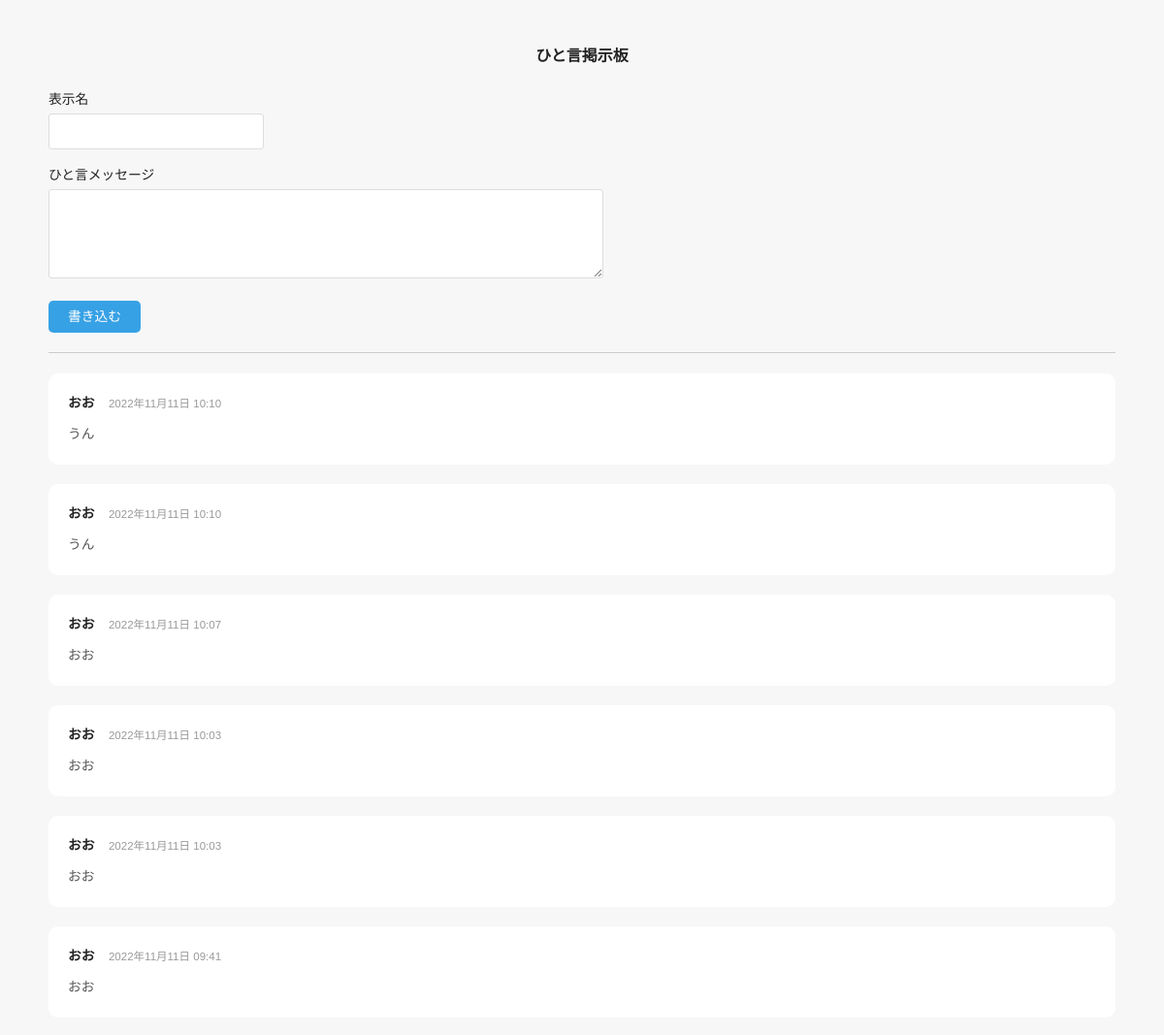
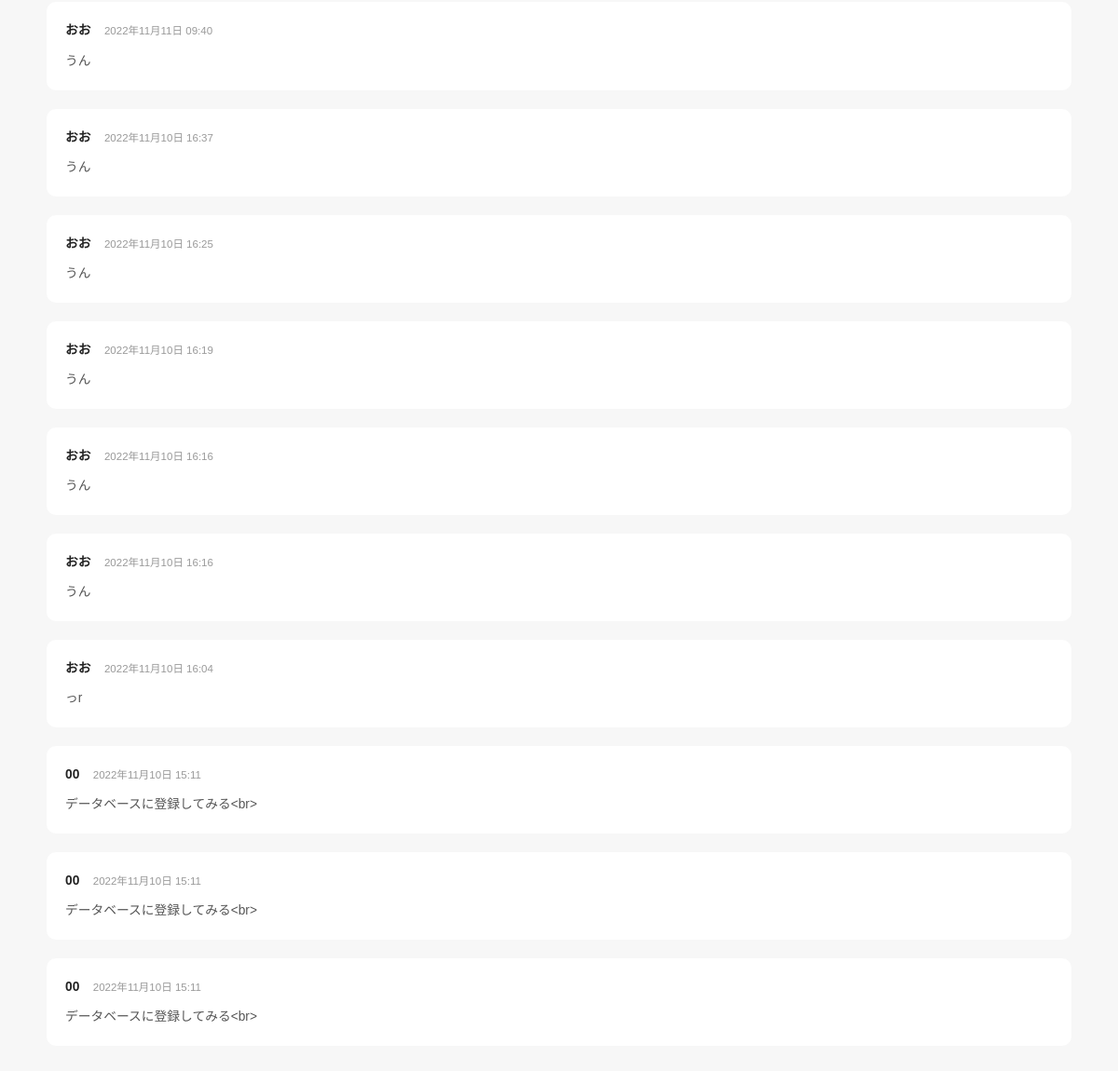
The page /form.php on the database its author committed (2 pictures, top to bottom).
### tables this page shows
CREATE TABLE `message` (
  `id` int(11) NOT NULL,
  `view_name` varchar(100) NOT NULL,
  `message` text NOT NULL,
  `post_date` datetime NOT NULL
);

### form.php (the view, shortened to what this page needs)
<?php
$message_array = array();
$error_message = array();
$pdo = null;
try {
    $option = array(
        PDO::ATTR_ERRMODE => PDO::ERRMODE_EXCEPTION,
        PDO::MYSQL_ATTR_MULTI_STATEMENTS => false
    );
    $pdo = new PDO('mysql:charset=UTF8;dbname='.DB_NAME.';host='.DB_HOST , DB_USER, DB_PASS, $option);
} catch(PDOException $e) {
    $error_message[] = $e->getMessage();
}
if( !empty($pdo) ) {
    $sql = "SELECT view_name,message,post_date FROM message ORDER BY post_date DESC";
    $message_array = $pdo->query($sql);
}
?>
<!DOCTYPE html>
<html lang="ja">
<head>
</head>
<body>
<h1>ひと言掲示板</h1>
<form method="post">
	<div>
		<label for="view_name">表示名</label>
		<input id="view_name" type="text" name="view_name" value="">
	</div>
	<div>
		<label for="message">ひと言メッセージ</label>
		<textarea id="message" name="message"></textarea>
	</div>
	<input type="submit" name="btn_submit" value="書き込む">
</form>
<hr>
<section>
<?php if( !empty($message_array) ){ ?>
<?php foreach( $message_array as $value ){ ?>
<article>
    <div class="info">
        <h2><?php echo htmlspecialchars( $value['view_name'], ENT_QUOTES, 'UTF-8'); ?></h2>
        <time><?php echo date('Y年m月d日 H:i', strtotime($value['post_date'])); ?></time>
    </div>
    <p><?php echo nl2br( htmlspecialchars( $value['message'], ENT_QUOTES, 'UTF-8') ); ?></p>
</article>
<?php } ?>
<?php } ?>
</section>
</body>
</html>

### form.php (style rules this page uses)
html, body, div, span, object, iframe, h1, h2, h3, h4, h5, h6, p, blockquote, pre, abbr, address, cite, code, del, dfn, em, img, ins, kbd, q, samp, small, strong, sub, sup, var, b, i, dl, dt, dd, ol, ul, li, fieldset, form, label, legend, table, caption, tbody, tfoot, thead, tr, th, td, article, aside, canvas, details, figcaption, figure, footer, header, hgroup, menu, nav, section, summary, time, mark, audio, video { margin:0; padding:0; border:0; outline:0; font-size:100%; vertical-align:baseline; background:transparent; }
body { line-height:1; }
article,aside,details,figcaption,figure, footer,header,hgroup,menu,nav,section { display:block; }
hr { display:block; height:1px; border:0; border-top:1px solid #cccccc; margin:1em 0; padding:0; }
input, select { vertical-align:middle; }
body { padding: 50px; font-size: 100%; font-family:'ヒラギノ角ゴ Pro W3','Hiragino Kaku Gothic Pro','メイリオ',Meiryo,'ＭＳ Ｐゴシック',sans-serif; color: #222; background: #f7f7f7; }
h1 { margin-bottom: 30px; font-size: 100%; color: #222; text-align: center; }
label { display: block; margin-bottom: 7px; font-size: 86%; }
input[type="text"], textarea { margin-bottom: 20px; padding: 10px; font-size: 86%; border: 1px solid #ddd; border-radius: 3px; background: #fff; }
input[type="text"] { width: 200px; }
textarea { width: 50%; max-width: 50%; height: 70px; }
input[type="submit"] { appearance: none; -webkit-appearance: none; padding: 10px 20px; color: #fff; font-size: 86%; line-height: 1.0em; cursor: pointer; border: none; border-radius: 5px; background-color: #37a1e5; }
hr { margin: 20px 0; padding: 0; }
article { margin-top: 20px; padding: 20px; border-radius: 10px; background: #fff; }
.info { margin-bottom: 10px; }
.info h2 { display: inline-block; margin-right: 10px; color: #222; line-height: 1.6em; font-size: 86%; }
.info time { color: #999; line-height: 1.6em; font-size: 72%; }
article p { color: #555; font-size: 86%; line-height: 1.6em; }

### rows shown on the page
message: view_name "おお", post_date "2022年11月11日 10:10", message "うん"
message: view_name "おお", post_date "2022年11月11日 10:10", message "うん"
message: view_name "おお", post_date "2022年11月11日 10:07", message "おお"
message: view_name "おお", post_date "2022年11月11日 10:03", message "おお"
message: view_name "おお", post_date "2022年11月11日 10:03", message "おお"
message: view_name "おお", post_date "2022年11月11日 09:41", message "おお"
message: view_name "おお", post_date "2022年11月11日 09:40", message "うん"
message: view_name "おお", post_date "2022年11月10日 16:37", message "うん"
message: view_name "おお", post_date "2022年11月10日 16:25", message "うん"
message: view_name "おお", post_date "2022年11月10日 16:19", message "うん"
message: view_name "おお", post_date "2022年11月10日 16:16", message "うん"
message: view_name "おお", post_date "2022年11月10日 16:16", message "うん"
message: view_name "おお", post_date "2022年11月10日 16:04", message "っr"
message: view_name "00", post_date "2022年11月10日 15:11", message "データベースに登録してみる<br>"
message: view_name "00", post_date "2022年11月10日 15:11", message "データベースに登録してみる<br>"
message: view_name "00", post_date "2022年11月10日 15:11", message "データベースに登録してみる<br>"
